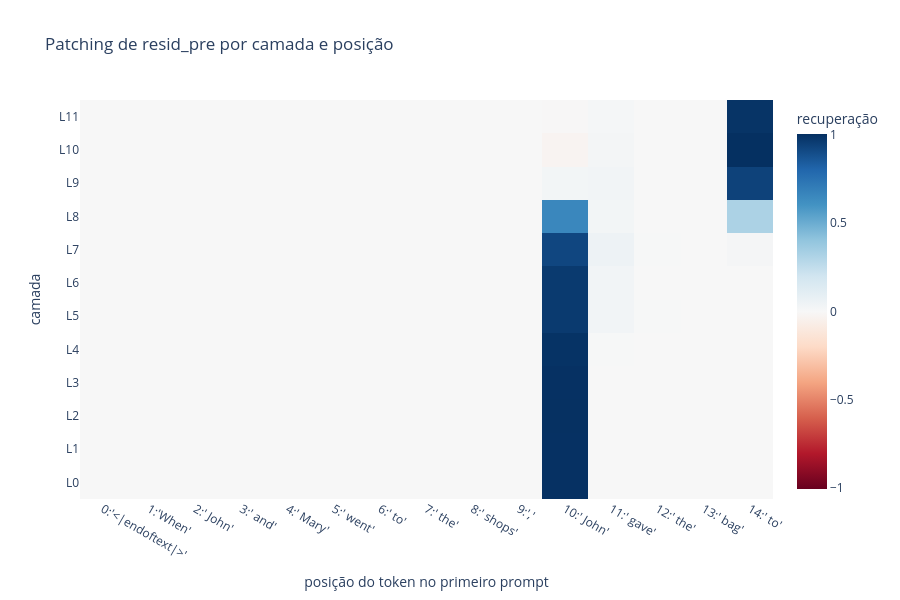

Notebook source saved alongside this figure:
### Markdown cell above
## 1. Patching do residual stream

Para cada combinação `(camada, posição)`, substituímos somente o `resid_pre` corrompido pela versão limpa.

O eixo vertical será a camada. O eixo horizontal será a posição do token. Cores mais altas indicam maior recuperação causal.

### Code cell
# A função recebe os tokens corrompidos, transplanta do `clean_cache` e avalia cada patch com `ioi_metric`.
with torch.no_grad():
    builtin_residual_results = patching.get_act_patch_resid_pre(
        model,
        corrupted_tokens,
        clean_cache,
        ioi_metric,
    )

# O mapa tem (layer, position): uma recuperação para cada ponto de entrada do residual stream.
assert builtin_residual_results.shape == (model.cfg.n_layers, tokens.shape[1])
position_labels = [
    f"{index}:{token!r}"
    for index, token in enumerate(model.to_str_tokens(tokens[0].detach().cpu()))
]

figure = go.Figure(
    data=go.Heatmap(
        z=builtin_residual_results.detach().cpu().numpy(),
        x=position_labels,
        y=[f"L{layer}" for layer in range(model.cfg.n_layers)],
        colorscale="RdBu",
        zmid=0,
        colorbar_title="recuperação",
        hovertemplate="camada=%{y}<br>posição=%{x}<br>recuperação=%{z:.3f}<extra></extra>",
    )
)
figure.update_layout(
    title="Patching de resid_pre por camada e posição",
    xaxis_title="posição do token no primeiro prompt",
    yaxis_title="camada",
    height=600,
)
figure.show()

# `argmax` é linear; `divmod` converte o índice achatado de volta para (layer, position).
best_flat = builtin_residual_results.argmax().item()
best_layer, best_position = divmod(best_flat, tokens.shape[1])
print(
    f"Maior recuperação: camada {best_layer}, posição {best_position}, "
    f"valor={builtin_residual_results.max().item():.3f}"
)

### Figure 1 — Plotly figure (JSON) as saved in the notebook; plotly's stock layout.template omitted (floating-point values rounded to 4 significant figures; data arrays with more than 128 entries replaced by an {"elided": "..."} marker saying what was removed)
{"data": [{"colorbar": {"title": {"text": "recuperação"}}, "colorscale": [[0, "rgb(103,0,31)"], [0.1, "rgb(178,24,43)"], [0.2, "rgb(214,96,77)"], [0.3, "rgb(244,165,130)"], [0.4, "rgb(253,219,199)"], [0.5, "rgb(247,247,247)"], [0.6, "rgb(209,229,240)"], [0.7, "rgb(146,197,222)"], [0.8, "rgb(67,147,195)"], [0.9, "rgb(33,102,172)"], [1, "rgb(5,48,97)"]], "hovertemplate": "camada=%{y}<br>posição=%{x}<br>recuperação=%{z:.3f}<extra></extra>", "type": "heatmap", "x": ["0:'<|endoftext|>'", "1:'When'", "2:' John'", "3:' and'", "4:' Mary'", "5:' went'", "6:' to'", "7:' the'", "8:' shops'", "9:','", "10:' John'", "11:' gave'", "12:' the'", "13:' bag'", "14:' to'"], "y": ["L0", "L1", "L2", "L3", "L4", "L5", "L6", "L7", "L8", "L9", "L10", "L11"], "z": {"elided": "12x15 float values"}, "zmid": 0}], "layout": {"height": 600, "title": {"text": "Patching de resid_pre por camada e posição"}, "xaxis": {"title": {"text": "posição do token no primeiro prompt"}}, "yaxis": {"title": {"text": "camada"}}}}
